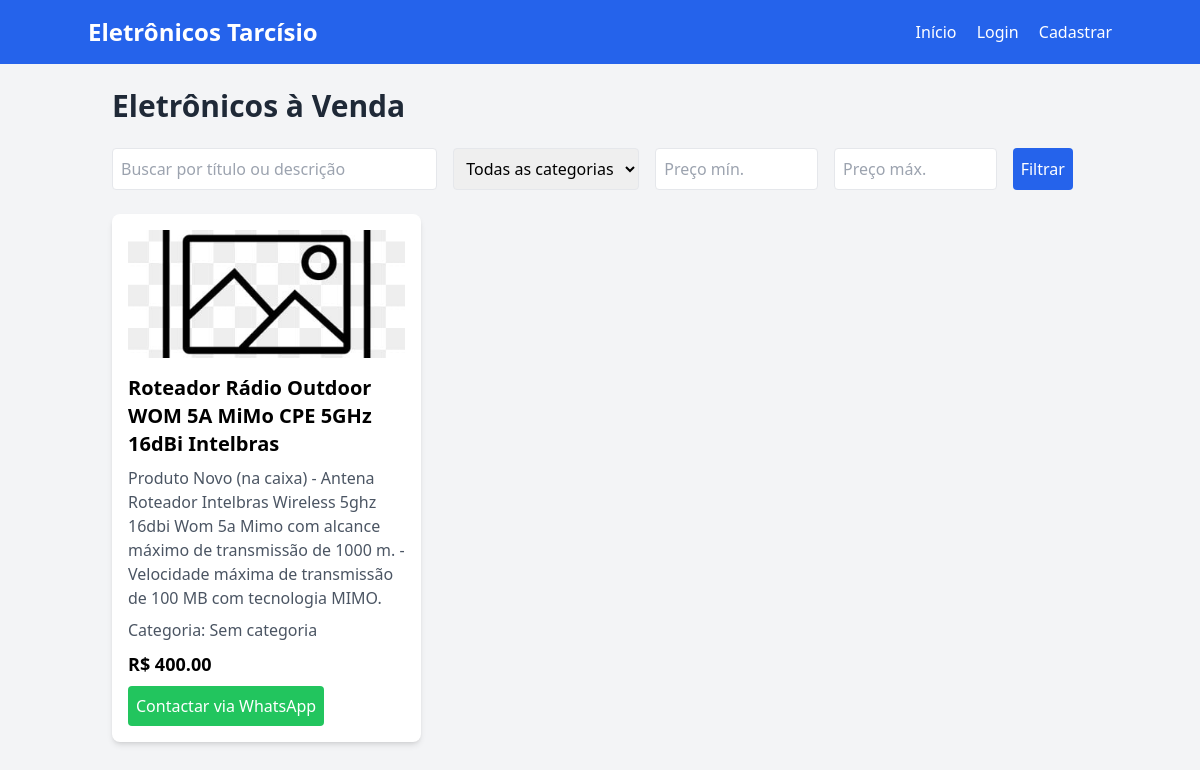
The page / on the database its author committed.
### tables this page shows
CREATE TABLE products (
            id INTEGER PRIMARY KEY AUTOINCREMENT,
            title TEXT NOT NULL,
            description TEXT,
            price REAL NOT NULL,
            user_id INTEGER, category TEXT, photo_path TEXT, photo_url TEXT, photo_public_id TEXT,
            FOREIGN KEY (user_id) REFERENCES users (id)
        );

### app.py (the view)
@app.route('/', methods=['GET', 'POST'])
def home():
    conn = sqlite3.connect(get_db_path())
    c = conn.cursor()
    search_query = request.args.get('search', '')
    category = request.args.get('category', '')
    min_price = request.args.get('min_price', '')
    max_price = request.args.get('max_price', '')
    query = 'SELECT id, title, description, price, category, photo_url FROM products WHERE 1=1'
    params = []
    if search_query:
        query += ' AND (title LIKE ? OR description LIKE ?)'
        params.extend([f'%{search_query}%', f'%{search_query}%'])
    if category:
        query += ' AND category = ?'
        params.append(category)
    if min_price:
        query += ' AND price >= ?'
        params.append(float(min_price))
    if max_price:
        query += ' AND price <= ?'
        params.append(float(max_price))
    c.execute(query, params)
    products = c.fetchall()
    c.execute('SELECT DISTINCT category FROM products WHERE category IS NOT NULL')
    categories = [row[0] for row in c.fetchall()]
    conn.close()
    return render_template('home.html', products=products, categories=categories,
                         search_query=search_query, category=category,
                         min_price=min_price, max_price=max_price)

### app.py (called while the page is built)
def get_db_path():
    return os.path.join(os.path.dirname(__file__), 'database.db')

### templates/home.html (shortened to what this page needs)
<!DOCTYPE html>
<html lang="pt-BR">
<head>
    <script src="https://cdn.tailwindcss.com"></script>
</head>
<body class="bg-gray-100 font-sans">
    <header class="bg-blue-600 text-white p-4">
        <div class="container mx-auto flex justify-between items-center">
            <h1 class="text-2xl font-bold">Eletrônicos Tarcísio</h1>
            <nav class="space-x-4">
                <a href="{{ url_for('home') }}" class="hover:underline">Início</a>
                {% if session.username %}
                    <span>Olá, {{ session.username }}!</span>
                    {% if session.is_admin %}
                        <a href="{{ url_for('create_ad') }}" class="hover:underline">Criar Anúncio</a>
                    {% endif %}
                    <a href="{{ url_for('logout') }}" class="hover:underline">Sair</a>
                {% else %}
                    <a href="{{ url_for('login') }}" class="hover:underline">Login</a>
                    <a href="{{ url_for('register') }}" class="hover:underline">Cadastrar</a>
                {% endif %}
            </nav>
        </div>
    </header>
    <main class="container mx-auto p-6">
        <h2 class="text-3xl font-semibold mb-6 text-gray-800">Eletrônicos à Venda</h2>
        <form method="GET" class="mb-6 flex flex-col sm:flex-row gap-4">
            <input type="text" name="search" placeholder="Buscar por título ou descrição" value="{{ search_query }}"
                   class="p-2 border rounded w-full sm:w-1/3">
            <select name="category" class="p-2 border rounded">
                <option value="">Todas as categorias</option>
            </select>
            <input type="number" name="min_price" placeholder="Preço mín." value="{{ min_price }}" step="0.01"
                   class="p-2 border rounded w-full sm:w-1/6">
            <input type="number" name="max_price" placeholder="Preço máx." value="{{ max_price }}" step="0.01"
                   class="p-2 border rounded w-full sm:w-1/6">
            <button type="submit" class="p-2 bg-blue-600 text-white rounded hover:bg-blue-700">Filtrar</button>
        </form>
        <div class="grid grid-cols-1 sm:grid-cols-2 lg:grid-cols-3 gap-6">
            {% for product in products %}
            <div class="bg-white p-4 rounded-lg shadow-md">
                {% if product[5] %}
                    <img src="{{ product[5] }}" alt="{{ product[1] }}"
                         class="w-full h-32 object-cover rounded mb-4">
                {% else %}
                    <img src="{{ url_for('static', filename='uploads/placeholder.png') }}" alt="Sem imagem"
                         class="w-full h-32 object-cover rounded mb-4">
                {% endif %}
                <h3 class="text-xl font-semibold mb-2">{{ product[1] }}</h3>
                <p class="text-gray-600 mb-2">{{ product[2] }}</p>
                <p class="text-gray-600 mb-2">Categoria: {{ product[4] or 'Sem categoria' }}</p>
                <p class="text-lg font-bold mb-2">R$ {{ "%.2f" % product[3] }}</p>
                <a href="https://wa.me/5511999999999?text=Quero%20comprar%20{{ product[1] }}"
                   class="inline-block p-2 bg-green-500 text-white rounded hover:bg-green-600">Contactar via WhatsApp</a>
            </div>
            {% else %}
            <p class="text-gray-600">Nenhum produto disponível.</p>
            {% endfor %}
        </div>
    </main>
</body>
</html>

### rows shown on the page
products: title "Roteador Rádio Outdoor WOM 5A MiMo CPE 5GHz 16dBi Intelbras", description "Produto Novo (na caixa) - Antena Roteador Intelbras Wireless 5ghz 16dbi Wom 5a Mimo com alcance máximo de transmissão de 1000 m. - Velocidade máxima de transmissão de 100 MB com tecnologia MIMO.", product "Sem categoria", price "400.00"
